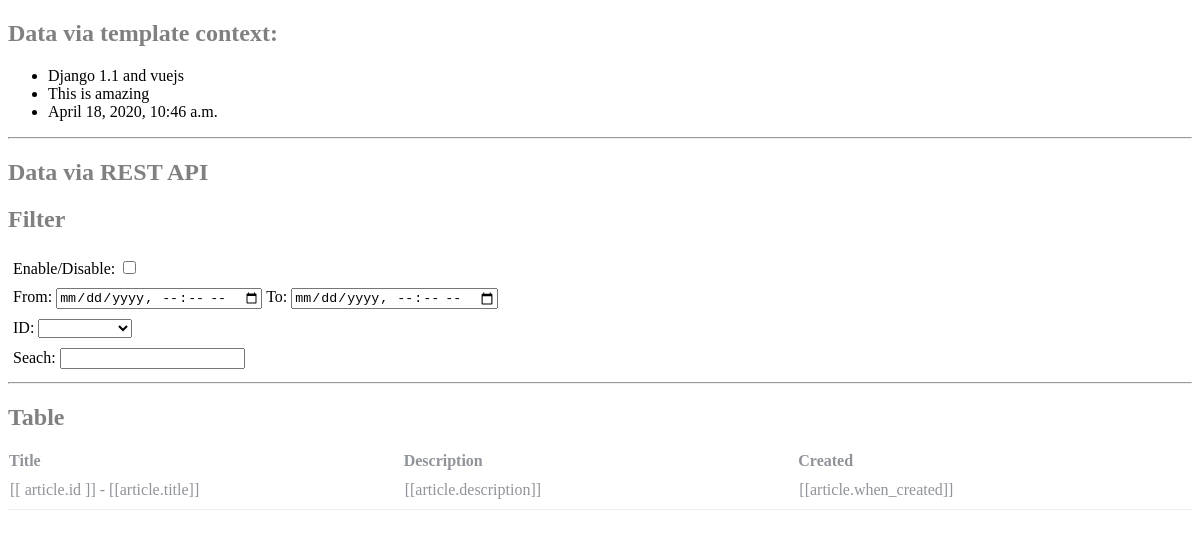
The page /articles/ on the database as committed earlier.
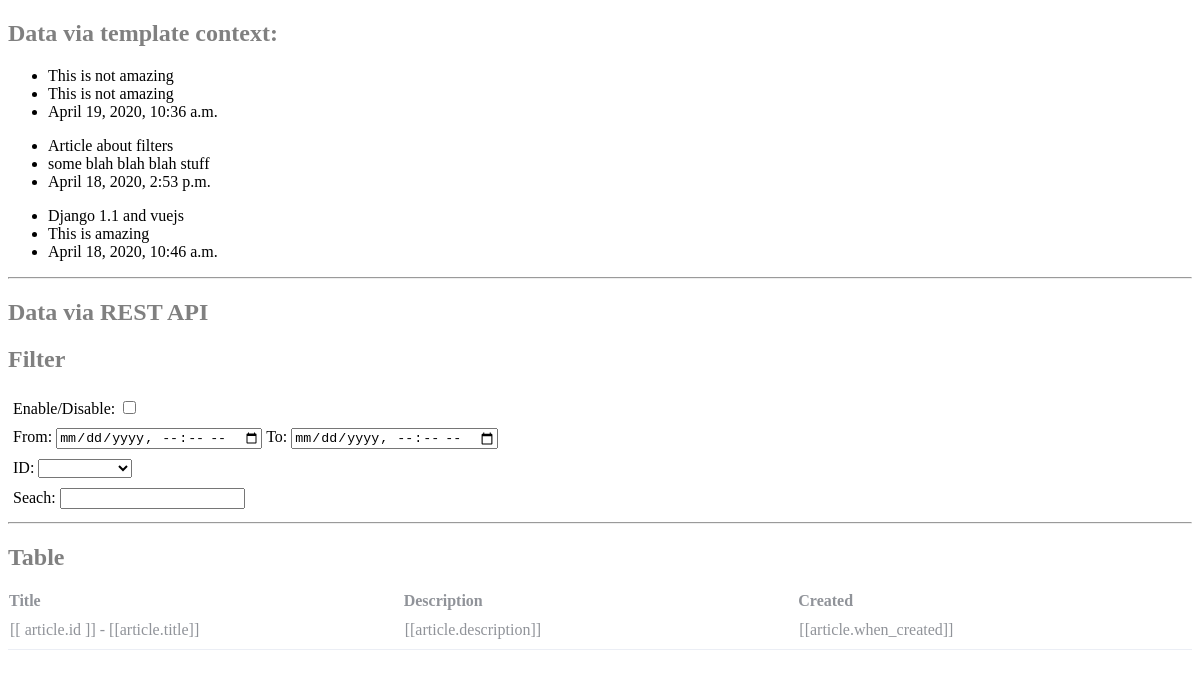
The same page on the database as committed later.
### myapp/models.py (models this page shows)
class Article(models.Model):
    title = models.CharField(max_length=200)
    desc = models.TextField()
    created = models.DateTimeField(auto_now_add=True)
    modified =  models.DateTimeField(auto_now=True)

### myapp/views.py (the view)
def index(request):
    context = {
        'article': Article.objects.order_by('-created')
    }
    return render(request, 'myapp/index.html', context)

### myapp/templates/myapp/index.html (shortened to what this page needs)
<!DOCTYPE html>
    <head>
    </head>
    <body>
        <section>
            <header>
                <h1>Data via template context:</h1>
            </header>
            {% for a in article %}
                <ul>
                    <li>{{ a.title }}</li>
                    <li>{{ a.desc }}</li>
                    <li>{{ a.created }}</li>
                </ul>
            {% endfor %}
        </section>
        <hr style="color: #EBEEF5" />
        <div id="app">
            <section id="filter-container">
                <header>
                    <h1>Data via REST API</h1>
                </header>
                <section>
                    <header>
                        <h2>Filter</h2>
                    </header>
                    <div>
                        <label for="checkbox">Enable/Disable:</label>
                        <input type="checkbox" id="checkbox" v-model="filter.checked">
                    </div>
                    <div>
                        <label for="date-from">From:</label>
                        <input v-model="filter.date.from" id="date" type="datetime-local">
                        <label for="date-to">To:</label>
                        <input v-model="filter.date.to" id="date" type="datetime-local">
                    </div>
                    <div>
                        <label for="id">ID:</label>
                        <select v-model="filter.id" id="id">
                            <option></option>
                            <option v-for="(article, index) in initArticles" :key="index">[[ article.id ]]</option>
                        </select>
                    </div>
                    <div>
                        <label for="search">Seach:</label>
                        <input v-model="filter.search" id="search" />
                    </div>
                </section>
                <hr style="color: #EBEEF5" />
                <section id="table-container">
                    <header>
                        <h2>Table</h2>
                    </header>
                    <table>
                        <thead>
                            <tr>
                                <th>Title</th>
                                <th>Description</th>
                                <th>Created</th>
                            </tr>
                        </thead>
                        <tbody>
                            <tr v-for="(article, index) in articles" :key="index">
                                <td>
                                    [[ article.id ]] - [[article.title]]
                                </td>
                                <td>
                                    [[article.description]]
                                </td>
                                <td>
                                    [[article.when_created]]
                                </td>
                            </tr>
                        </tbody>
                    </table>
                </section>
            </section>
        </div>
    </body>
</html>

### myapp/templates/myapp/index.html (style rules this page uses)
h1, h2 { color: grey; }
table { border-spacing:0px; width: 100%; text-align: left; color: #909399; }
td, tr { border-bottom: 1px solid #EBEEF5; padding: 10px 2px; position:relative; width: 33%; }
#filter-container div { padding:5px; }

Rows that differ between the two databases and show on the page:
added Article: title "This is not amazing", desc "This is not amazing", created "April 19, 2020, 10:36 a.m."
added Article: title "Article about filters", desc "some blah blah blah stuff", created "April 18, 2020, 2:53 p.m."
